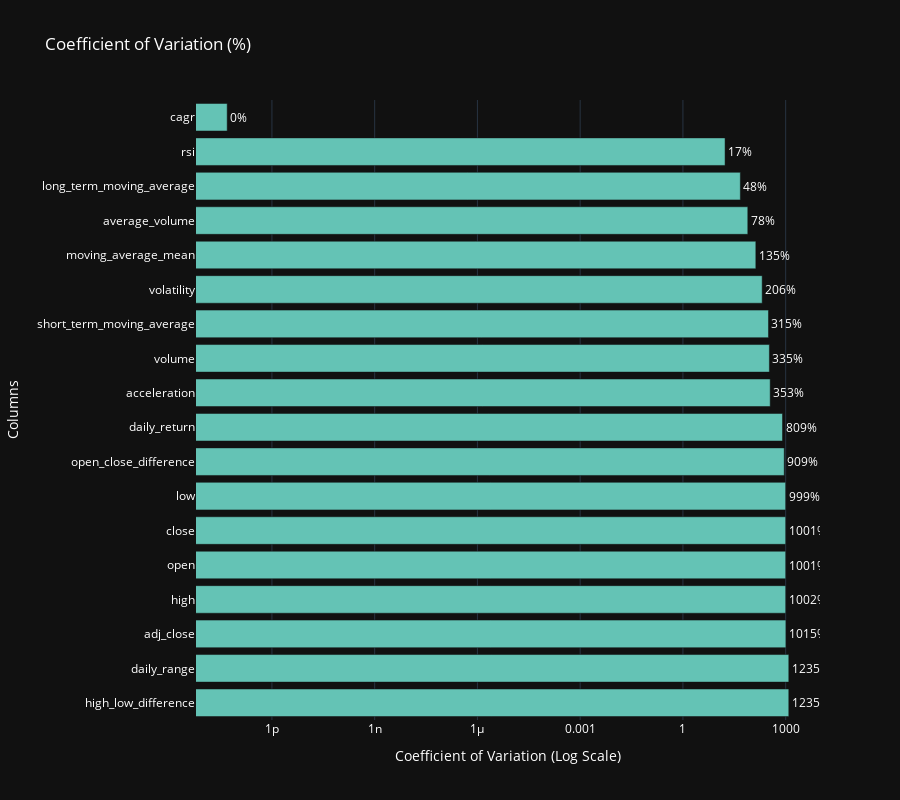

Notebook cell for this chart:
### Markdown cell above
#### Coefficient of variation

### Code cell
df_stocks_book_numeric_cols['daily_return'] = pd.to_numeric(df_stocks_book_numeric_cols['daily_return'])
df_stocks_book_numeric_cols_var = ((df_stocks_book_numeric_cols.std(ddof=1) / df_stocks_book_numeric_cols.mean().sort_values(ascending=True)) * 100).sort_values(ascending=True).reset_index()
df_stocks_book_numeric_cols_var.columns = ['column', 'coefficient_variation']
df_stocks_book_numeric_cols_var['coefficient_variation'] = df_stocks_book_numeric_cols_var['coefficient_variation'].abs().sort_values(ascending=True)
df_stocks_book_numeric_cols_var.fillna(method='ffill', inplace=True)
df_stocks_book_numeric_cols_var = df_stocks_book_numeric_cols_var.sort_values(by='coefficient_variation', ascending=False)


fig = px.bar(df_stocks_book_numeric_cols_var, title='Coefficient of Variation (%)',y='column', x='coefficient_variation', orientation='h', color_discrete_sequence=['rgb(100, 195, 181)'],hover_name='column', height=800)
fig.update_traces(text=[f'{x:.0f}%' for x in df_stocks_book_numeric_cols_var['coefficient_variation']], textposition='outside')
fig.update_layout(xaxis_title='Coefficient of Variation (%)', yaxis_title='Columns', template='plotly_dark', font=dict(color='white'), xaxis={'type':'log', 'title':'Coefficient of Variation (Log Scale)'}, hovermode='y')

fig.show()

### Figure 1 — Plotly figure (JSON) as saved in the notebook; plotly's stock layout.template omitted (floating-point values rounded to 4 significant figures)
{"data": [{"alignmentgroup": "True", "hovertemplate": "<b>%{hovertext}</b><br><br>coefficient_variation=%{x}<br>column=%{y}<extra></extra>", "hovertext": ["high_low_difference", "daily_range", "adj_close", "high", "open", "close", "low", "open_close_difference", "daily_return", "acceleration", "volume", "short_term_moving_average", "volatility", "moving_average_mean", "average_volume", "long_term_moving_average", "rsi", "cagr"], "legendgroup": "", "marker": {"color": "rgb(100, 195, 181)", "pattern": {"shape": ""}}, "name": "", "offsetgroup": "", "orientation": "h", "showlegend": false, "text": ["1235%", "1235%", "1015%", "1002%", "1001%", "1001%", "999%", "909%", "809%", "353%", "335%", "315%", "206%", "135%", "78%", "48%", "17%", "0%"], "textposition": "outside", "type": "bar", "x": [1235.0, 1235.0, 1015.0, 1002.0, 1001.0, 1001.0, 999.0, 909.2, 809.3, 353.4, 334.7, 315.3, 206.3, 134.7, 78.46, 47.51, 17.02, 4.95e-14], "xaxis": "x", "y": ["high_low_difference", "daily_range", "adj_close", "high", "open", "close", "low", "open_close_difference", "daily_return", "acceleration", "volume", "short_term_moving_average", "volatility", "moving_average_mean", "average_volume", "long_term_moving_average", "rsi", "cagr"], "yaxis": "y"}], "layout": {"barmode": "relative", "font": {"color": "white"}, "height": 800, "hovermode": "y", "legend": {"tracegroupgap": 0}, "title": {"text": "Coefficient of Variation (%)"}, "xaxis": {"anchor": "y", "domain": [0, 1], "title": {"text": "Coefficient of Variation (Log Scale)"}, "type": "log"}, "yaxis": {"anchor": "x", "domain": [0, 1], "title": {"text": "Columns"}}}}
